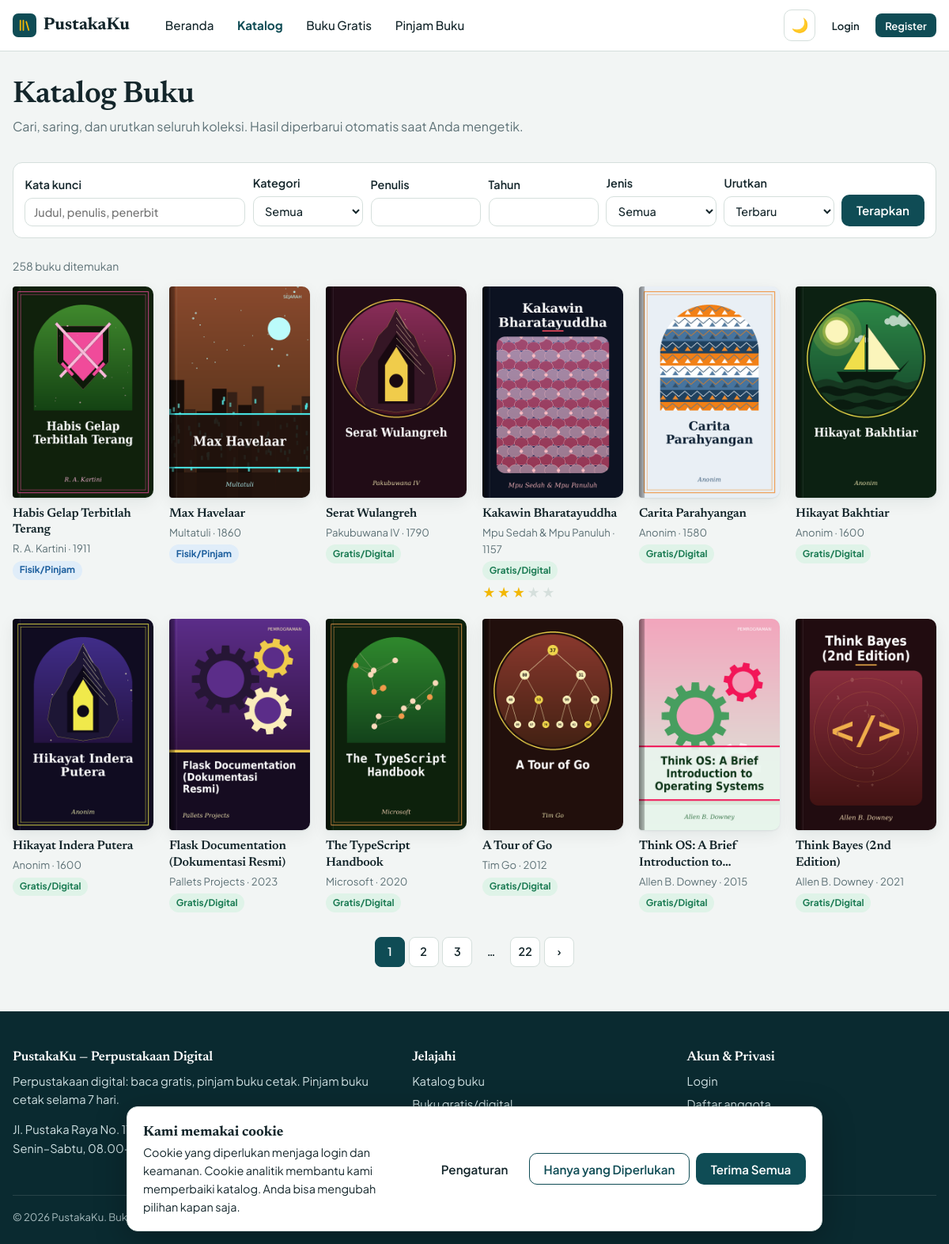
/books, run on the app's committed database.
### models.py (models this page shows, shortened)
class Book(db.Model):
    id = db.Column(db.Integer, primary_key=True)
    title = db.Column(db.String(200), nullable=False, index=True)
    author = db.Column(db.String(150), nullable=False, index=True)
    description = db.Column(db.Text, default="")
    year = db.Column(db.Integer)
    publisher = db.Column(db.String(150), default="")
    language = db.Column(db.String(30), default="Indonesia")
    category_id = db.Column(db.Integer, db.ForeignKey("category.id"))
    stock = db.Column(db.Integer, nullable=False, default=0)           # hanya untuk buku fisik
    book_type = db.Column(db.String(10), nullable=False, default="digital")  # "digital" | "physical"
    cover_file = db.Column(db.String(120))     # file cover hasil upload
    cover_url = db.Column(db.String(500))      # atau URL cover eksternal
    cover_fallback = db.Column(db.String(200)) # gambar sampul lokal (static/...) bila sampul utama gagal dimuat
    pdf_file = db.Column(db.String(120))       # file PDF hasil upload
    read_url = db.Column(db.String(500))       # tautan baca online (sumber legal)
    download_url = db.Column(db.String(500))   # tautan unduh (sumber legal)
    source = db.Column(db.String(200), default="")  # sumber & lisensi
    views = db.Column(db.Integer, nullable=False, default=0)
    created_at = db.Column(db.DateTime, default=datetime.now, index=True)
    loans = db.relationship("Loan", backref="book", cascade="all, delete-orphan", lazy="dynamic")
    reviews = db.relationship("Review", backref="book", cascade="all, delete-orphan", lazy="dynamic")
    favorites = db.relationship("Favorite", backref="book", cascade="all, delete-orphan", lazy="dynamic")
    @property
    def is_digital(self):
        return self.book_type == "digital"
    @property
    def type_label(self):
        return "Gratis/Digital" if self.is_digital else "Fisik/Pinjam"
    @property
    def cover_backup(self):
        return url_for("static", filename=self.cover_fallback) if self.cover_fallback else None
    @property
    def cover_src(self):
        if self.cover_file:
            return url_for("static", filename="uploads/covers/" + self.cover_file)
        return self.cover_backup or self.cover_url
    @property
    def avg_rating(self):
        value = db.session.query(func.avg(Review.rating)).filter(Review.book_id == self.id).scalar()
        return round(float(value), 1) if value else 0
    @property
    def rating_count(self):
        return Review.query.filter_by(book_id=self.id).count()

### routes/main.py (the view)
@main_bp.route("/books")
def books():
    q = request.args.get("q", "").strip()
    category = request.args.get("category", type=int)
    author = request.args.get("author", "").strip()
    year = request.args.get("year", type=int)
    btype = request.args.get("type", "")
    sort = request.args.get("sort", "terbaru")
    page = request.args.get("page", 1, type=int)
    query = Book.query
    if q:
        like = f"%{like_escape(q)}%"
        query = query.filter(or_(Book.title.ilike(like, escape="\\"), Book.author.ilike(like, escape="\\"),
                                 Book.publisher.ilike(like, escape="\\")))
    if category:
        query = query.filter(Book.category_id == category)
    if author:
        query = query.filter(Book.author.ilike(f"%{like_escape(author)}%", escape="\\"))
    if year:
        query = query.filter(Book.year == year)
    if btype in ("digital", "physical"):
        query = query.filter(Book.book_type == btype)
    order = {"populer": (Book.views.desc(), Book.id), "judul": (func.lower(Book.title),)}.get(
        sort, (Book.created_at.desc(), Book.id.desc()))
    pag = query.order_by(*order).paginate(page=page, per_page=current_app.config["PER_PAGE"], error_out=False)
    if request.args.get("partial"):  # dipakai live search (fetch) untuk mengganti grid saja
        return render_template("_book_grid.html", pag=pag)
    categories = Category.query.order_by(Category.name).all()
    return render_template("books.html", pag=pag, categories=categories)

### utils.py (called while the page is built, shortened)
def parse_consent(raw):
    if not raw or len(raw) > 40:
        return None

def all_settings():
    from flask import g
    if "site_settings" not in g:
        from models import Setting
        data = dict(DEFAULT_SETTINGS)
        try:
            data.update({s.key: (s.value or "") for s in Setting.query.all()})
        except Exception:  # tabel belum dibuat
            pass
        g.site_settings = data
    return g.site_settings

### templates/books.html (shortened to what this page needs)
{% extends "base.html" %}
{% block content %}
<div class="container">
  <div class="page-head"><h1>Katalog Buku</h1><p class="muted">Cari, saring, dan urutkan seluruh koleksi. Hasil diperbarui otomatis saat Anda mengetik.</p></div>
  {% set a = request.args %}
  <form class="filters" id="filter-form" method="get" action="{{ url_for('main.books') }}">
    <div><label class="lbl small" for="f-q">Kata kunci</label><input class="input" id="f-q" type="search" name="q" value="{{ a.get('q', '') }}" placeholder="Judul, penulis, penerbit"></div>
    <div><label class="lbl small" for="f-cat">Kategori</label>
      <select class="input" id="f-cat" name="category"><option value="">Semua</option>
        {% for c in categories %}<option value="{{ c.id }}" {{ 'selected' if a.get('category') == c.id|string }}>{{ c.name }}</option>{% endfor %}</select></div>
    <div><label class="lbl small" for="f-author">Penulis</label><input class="input" id="f-author" name="author" value="{{ a.get('author', '') }}"></div>
    <div><label class="lbl small" for="f-year">Tahun</label><input class="input" id="f-year" type="number" name="year" value="{{ a.get('year', '') }}"></div>
    <div><label class="lbl small" for="f-type">Jenis</label>
      <select class="input" id="f-type" name="type"><option value="">Semua</option>
        <option value="physical" {{ 'selected' if a.get('type') == 'physical' }}>Fisik/Pinjam</option></select></div>
    <div><label class="lbl small" for="f-sort">Urutkan</label>
      <select class="input" id="f-sort" name="sort">
        <option value="terbaru" {{ 'selected' if a.get('sort', 'terbaru') == 'terbaru' }}>Terbaru</option>
        <option value="judul" {{ 'selected' if a.get('sort') == 'judul' }}>Judul A–Z</option></select></div>
    <button class="btn" type="submit">Terapkan</button>
  </form>
  <div id="book-results">{% include "_book_grid.html" %}</div>
</div>
{% endblock %}

### templates/_macros.html (shortened to what this page needs)
{% macro cover(b, big=false) %}
<div class="cover {{ 'cover-lg' if big }}">
  {% if b.cover_src %}
    <img src="{{ b.cover_src }}" alt="Sampul {{ b.title }}" loading="lazy"
         {% if b.cover_backup and b.cover_src != b.cover_backup %}onerror="this.onerror=null;this.src='{{ b.cover_backup }}'"{% endif %}>
  {% else %}
    {% set hue = (b.id * 47) % 360 %}
    <div class="cover-fallback" style="background: linear-gradient(160deg, hsl({{ hue }} 42% 34%), hsl({{ (hue + 45) % 360 }} 48% 20%));">
      <div class="t">{{ b.title }}</div><div class="a">{{ b.author }}</div>
    </div>
  {% endif %}
</div>
{% endmacro %}
{% macro stars(value) %}<span class="stars" style="--rating: {{ value }}" role="img" aria-label="Rating {{ value }} dari 5">★★★★★</span>{% endmacro %}
{% macro book_card(b) %}
<a class="book-card" href="{{ url_for('main.book_detail', book_id=b.id) }}">
  {{ cover(b) }}
  <div class="book-meta">
    <h3>{{ b.title }}</h3>
    <p>{{ b.author }}{% if b.year and b.year > 0 %} · {{ b.year }}{% endif %}</p>
    <span class="badge badge-{{ b.book_type }} card-tag">{{ b.type_label }}</span>
    {% if b.rating_count %}<div>{{ stars(b.avg_rating) }}</div>{% endif %}
  </div>
</a>
{% endmacro %}
{% macro pagination(pag) %}
{% if pag.pages > 1 %}
<nav class="pagination" aria-label="Halaman">
  {% for p in pag.iter_pages(left_edge=1, right_edge=1, left_current=1, right_current=2) %}
    {% if p %}
      {% if p == pag.page %}<span class="current" aria-current="page">{{ p }}</span>
      {% else %}<a href="{{ page_url(p) }}">{{ p }}</a>{% endif %}
    {% else %}<span class="gap">…</span>{% endif %}
  {% endfor %}
  {% if pag.has_next %}<a href="{{ page_url(pag.next_num) }}" aria-label="Berikutnya">›</a>{% endif %}
</nav>
{% endif %}
{% endmacro %}

### static/css/style.css (style rules this page uses)
:root { --bg: #f2f5f4; --surface: #ffffff; --surface-2: #e8eeec; --text: #14262b; --muted: #5d7176; --border: #d5dfdc; --primary: #0f4c55; --primary-hover: #0a3a41; --on-primary: #ffffff; --accent: #f2b705; --on-accent: #1b1500; --accent-soft: #fff3c4; --success: #1c7c54; --danger: #b8322f; --warning: #9a6700; --info: #1d5f9e; --success-bg: #dff3e8; --danger-bg: #fbe4e3; --warning-bg: #fff1cc; --info-bg: #e0edf9; --muted-bg: #e6ebea; --radius: 12px; --shadow: 0 1px 2px rgba(10, 40, 45, .08), 0 6px 20px rgba(10, 40, 45, .07); --font: "Plus Jakarta Sans", system-ui, -apple-system, "Segoe UI", Roboto, sans-serif; --font-head: "Newsreader", Georgia, "Times New Roman", serif; }
*, *::before, *::after { box-sizing: border-box; }
html { scroll-behavior: smooth; }
body { margin: 0; font-family: var(--font); background: var(--bg); color: var(--text); line-height: 1.6; font-size: 16px; min-height: 100vh; display: flex; flex-direction: column; }
img { max-width: 100%; display: block; }
a { color: var(--primary); text-decoration: none; }
h1, h2, h3, h4 { font-family: var(--font-head); line-height: 1.2; margin: 0 0 .5em; font-weight: 600; letter-spacing: -.01em; }
h1 { font-size: clamp(2rem, 5vw, 3.2rem); }
h3 { font-size: 1.25rem; }
p { margin: 0 0 1em; }
.container { width: min(1180px, 100% - 2rem); margin-inline: auto; }
.muted { color: var(--muted); }
.small { font-size: .875rem; }
.btn { display: inline-flex; align-items: center; justify-content: center; gap: .45rem; padding: .6rem 1.1rem; border-radius: 10px; border: 1.5px solid transparent; font: 600 .95rem var(--font); cursor: pointer; background: var(--primary); color: var(--on-primary); text-decoration: none; transition: background .15s, transform .1s; }
.page-head { padding: 2rem 0 1rem; }
.page-head h1 { font-size: clamp(1.7rem, 4vw, 2.4rem); margin-bottom: .25rem; }
.book-card { display: flex; flex-direction: column; color: var(--text); }
.cover { position: relative; aspect-ratio: 2 / 3; border-radius: 4px 10px 10px 4px; overflow: hidden; box-shadow: var(--shadow); transition: transform .2s, box-shadow .2s; background: var(--surface-2); }
.cover::before { content: ""; position: absolute; inset: 0 auto 0 0; width: 7px; background: rgba(0,0,0,.2); z-index: 2; }
.cover img { width: 100%; height: 100%; object-fit: cover; }
.book-meta { padding-top: .65rem; }
.book-meta h3 { font: 600 .98rem/1.3 var(--font-head); margin: 0; display: -webkit-box; -webkit-line-clamp: 2; -webkit-box-orient: vertical; overflow: hidden; }
.book-meta p { margin: .15rem 0 0; font-size: .82rem; color: var(--muted); }
.stars { --rating: 0; display: inline-block; font-size: 1rem; letter-spacing: 2px; line-height: 1; background: linear-gradient(90deg, #f2b705 calc(var(--rating) / 5 * 100%), var(--border) 0); -webkit-background-clip: text; background-clip: text; color: transparent; }
.badge { display: inline-block; padding: .15rem .55rem; border-radius: 999px; font-size: .74rem; font-weight: 700; background: var(--muted-bg); color: var(--muted); white-space: nowrap; }
.badge-digital { background: var(--success-bg); color: var(--success); }
.badge-physical { background: var(--info-bg); color: var(--info); }
label.lbl { display: block; font-weight: 600; font-size: .9rem; margin-bottom: .3rem; }
.input, select.input, textarea.input { width: 100%; padding: .65rem .8rem; border: 1.5px solid var(--border); border-radius: 10px; background: var(--surface); color: var(--text); font: 500 .95rem var(--font); }
.filters { display: grid; grid-template-columns: 2fr repeat(5, 1fr) auto; gap: .6rem; background: var(--surface); border: 1px solid var(--border); padding: .9rem; border-radius: var(--radius); margin-bottom: 1.5rem; align-items: end; }
.filters .input { padding: .5rem .65rem; font-size: .9rem; }
.pagination { display: flex; gap: .3rem; justify-content: center; margin: 1.75rem 0 .5rem; flex-wrap: wrap; }
.pagination a, .pagination span { min-width: 38px; height: 38px; padding: 0 .6rem; display: grid; place-items: center; border-radius: 8px; border: 1px solid var(--border); background: var(--surface); color: var(--text); font-weight: 600; font-size: .9rem; }
.pagination .current { background: var(--primary); color: var(--on-primary); border-color: var(--primary); }
.pagination .gap { border: 0; background: none; }
.card-tag { margin: .35rem 0 .2rem; }

### data on the page
Book: cover_src (picture), title "Habis Gelap Terbitlah Terang", author "R. A. Kartini", year "1911", type_label "Fisik/Pinjam"
Book: cover_src (picture), title "Max Havelaar", author "Multatuli", year "1860", type_label "Fisik/Pinjam"
Book: cover_src (picture), title "Serat Wulangreh", author "Pakubuwana IV", year "1790", type_label "Gratis/Digital"
Book: cover_src (picture), title "Kakawin Bharatayuddha", author "Mpu Sedah & Mpu Panuluh", year "1157", type_label "Gratis/Digital", {{ value }} 3.0 (drawn)
Book: cover_src (picture), title "Carita Parahyangan", author "Anonim", year "1580", type_label "Gratis/Digital"
Book: cover_src (picture), title "Hikayat Bakhtiar", author "Anonim", year "1600", type_label "Gratis/Digital"
Book: cover_src (picture), title "Hikayat Indera Putera", author "Anonim", year "1600", type_label "Gratis/Digital"
Book: cover_src (picture), title "Flask Documentation (Dokumentasi Resmi)", author "Pallets Projects", year "2023", type_label "Gratis/Digital"
Book: cover_src (picture), title "The TypeScript Handbook", author "Microsoft", year "2020", type_label "Gratis/Digital"
Book: cover_src (picture), title "A Tour of Go", author "Tim Go", year "2012", type_label "Gratis/Digital"
Book: cover_src (picture), title "Think OS: A Brief Introduction…", author "Allen B. Downey", year "2015", type_label "Gratis/Digital"
Book: cover_src (picture), title "Think Bayes (2nd Edition)", author "Allen B. Downey", year "2021", type_label "Gratis/Digital"

### other printed values
{{ app_name }} "PustakaKu"
{{ pag.total }} "258"
{{ p }} "1"
{{ p }} "2" "3" "22"
{{ site.tagline }} "Perpustakaan digital: baca gratis, pinjam buku cetak."
{{ site.loan_days }} "7"
{{ site.address }} "Jl. Pustaka Raya No. 17, Jakarta"
{{ site.open_hours }} "Senin–Sabtu, 08.00–17.00 WIB"
